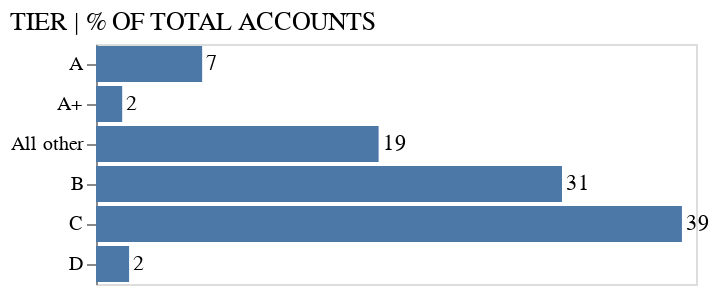

Write notebook code for a chart like this one.
### Markdown cell above
The necessary adjustments involve placing the `Tier` label in the upper left corner, displaying values next to the bars instead of using an x-axis, and adding a title while rearranging the tiers.

### Code cell
# Creating a base chart with a title, aligned to the left and with normal font weight
base = alt.Chart(
    table_charts,
    title = alt.Title('TIER | % OF TOTAL ACCOUNTS', anchor = 'start', fontWeight = 'normal')
).mark_bar().encode(
    y = alt.Y('Tier', title = None),  # Encoding the 'Tier' field on the y-axis, without a specific title
    x = alt.X('% Accounts', axis = None),  # Encoding the '% Accounts' field on the x-axis, without axis labels
    order = alt.Order(field = 'Tier:O'),  # Ordering the bars based on the 'Tier' field
    text = alt.Text("% Accounts", format = ".0f")  # Displaying the '% Accounts' values as text, formatted to have no decimal places
)

# Creating the final bar chart by combining the bars and text labels
final_acc = base.mark_bar() + base.mark_text(align = 'left', dx = 2)

# Displaying the final bar chart
final_acc

### Figure 1 — Vega-Lite specification as saved in the notebook (floating-point values rounded to 4 significant figures)
{"config": {"view": {"continuousWidth": 300, "continuousHeight": 300}}, "layer": [{"mark": {"type": "bar"}, "encoding": {"order": {"field": "Tier:O"}, "text": {"field": "% Accounts", "format": ".0f", "type": "quantitative"}, "x": {"axis": null, "field": "% Accounts", "type": "quantitative"}, "y": {"field": "Tier", "title": null, "type": "nominal"}}, "title": {"text": "TIER | % OF TOTAL ACCOUNTS", "anchor": "start", "fontWeight": "normal"}}, {"mark": {"type": "text", "align": "left", "dx": 2}, "encoding": {"order": {"field": "Tier:O"}, "text": {"field": "% Accounts", "format": ".0f", "type": "quantitative"}, "x": {"axis": null, "field": "% Accounts", "type": "quantitative"}, "y": {"field": "Tier", "title": null, "type": "nominal"}}, "title": {"text": "TIER | % OF TOTAL ACCOUNTS", "anchor": "start", "fontWeight": "normal"}}], "data": {"name": "data-a60d9a076f3158fd30f193ba37da523b"}, "$schema": "https://vega.github.io/schema/vega-lite/v5.20.1.json", "datasets": {"data-a60d9a076f3158fd30f193ba37da523b": [{"Tier": "A+", "# of Accounts": 19.0, "% Accounts": 1.746, "Revenue ($M)": 3.927, "% Revenue": 21.0}, {"Tier": "A", "# of Accounts": 77.0, "% Accounts": 7.077, "Revenue ($M)": 4.675, "% Revenue": 25.0}, {"Tier": "B", "# of Accounts": 338.0, "% Accounts": 31.07, "Revenue ($M)": 5.984, "% Revenue": 32.0}, {"Tier": "C", "# of Accounts": 425.0, "% Accounts": 39.06, "Revenue ($M)": 2.805, "% Revenue": 15.0}, {"Tier": "D", "# of Accounts": 24.0, "% Accounts": 2.206, "Revenue ($M)": 0.374, "% Revenue": 2.0}, {"Tier": "All other", "# of Accounts": 205.0, "% Accounts": 18.84, "Revenue ($M)": 0.935, "% Revenue": 5.0}]}}
